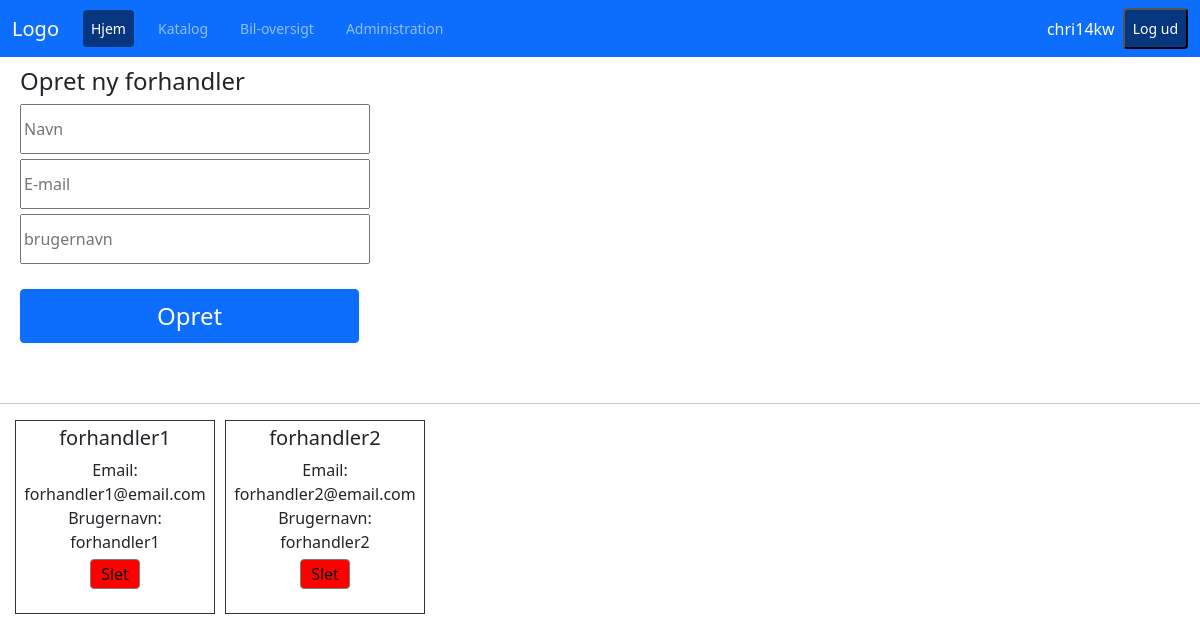
The app's page /BilBixen/administration.php (signed in) with its own data.
### tables this page shows
CREATE TABLE `forhandler` (
  `id` int(11) NOT NULL,
  `navn` varchar(64) NOT NULL,
  `email` varchar(64) NOT NULL,
  `brugernavn` varchar(64) NOT NULL,
  `password` varchar(64) NOT NULL,
  `rettighedder` int(11) NOT NULL
);

### BilBixen/administration.php (the view, shortened to what this page needs)
<?php
include_once "bilbixenDatabase.php";
?>
<!DOCTYPE html>
<html lang="en">
<head>
    <link rel="stylesheet" href="./style/style.css">
    <link rel="stylesheet" href="./style/style2.css">
    <link href="https://cdn.jsdelivr.net/npm/bootstrap@5.0.2/dist/css/bootstrap.min.css" rel="stylesheet">
</head>
<body>
<?php
  include_once "navbar.php";
?>
<?php
if(isset($_SESSION['loggedIn']))
{
  if($_SESSION['rettigheder'] == 3)
  {
    ?>
    <form class="administration__form" method='POST' action='administration.php'>
    <h4>Opret ny forhandler </h4>
    <input type="text"  name="navn" class="forhandler__input admin_input" placeholder="Navn" required/>
    <input type="email"  name="forhandlerEmail" class="forhandler__input admin_input"  placeholder="E-mail" required />
    <input type="text"  name="brugernavn" class="forhandler__input admin_input" placeholder="brugernavn" required/>
    <button class="btn btn-primary btn-komm" type="submit" name='opretForhandler'>Opret</button>
    </form>
    </body>
    </html>
    <?php
    echo "<br><hr>";
    $dbForhandlerTabel = "forhandler";
    $sqlAlleForhandlere  = "SELECT * FROM $dbForhandlerTabel";
    $resultAlleForhandlere = mysqli_query($conn, $sqlAlleForhandlere);
    echo "<div class='forhandler-card'>";
    if ($resultAlleForhandlere) {
        foreach($resultAlleForhandlere as $row) {
            echo"<form class='administration__forhandlere' method='POST' action='administration.php'>";
            echo "<h5>".$row['navn']."</h5>";
            echo "<p>Email:<br> ".$row['email']."</p>";
            echo "<p>Brugernavn:<br>".$row['brugernavn']."</p>";
            echo "<button type='submit' class='btnOversigt__slet oversigt-btn' name='btn-slet'>Slet</button>";
            echo "<br><br>";
            echo "</form>";
        }
    }
    echo "</div>";
  }
  else
  {
    echo "Du  har ikke rettighederne til at se denne side";
  }
}
else
{
  echo "Du skal logge ind for at kunne se denne side";
}
?>

### BilBixen/style/style.css (style rules this page uses)
p { padding: 0; margin: 0 !important; }
h4 { margin: 0; padding: 0; }
.btn-komm { margin-top: 20px !important; font-size: 24px !important; line-height: 32px !important; padding: 10px 136px !important; margin-bottom: 20px; }
.oversigt-btn { border: 0; font-size: 16px; line-height: 24px; margin-top: 5px; font-weight: 400; color: black; border-radius: 4px; padding: 2px 10px; border: 1px solid grey; transition: .3s color ease-in-out; }
.btnOversigt__slet { background-color: red; }
.administration__form { margin-left: 20px; margin-top: 10px; }
.admin_input { display: block; width: 350px; height: 50px; margin-bottom: 5px; }
.forhandler-card { display: flex; margin: 15px; }
.administration__forhandlere { display: block; padding-top: 5px; text-align: center; border: 1px solid #333; width: 200px; min-height: 10px; margin-right: 10px; }

### records on screen
forhandler: navn "forhandler1", email "forhandler1@email.com", brugernavn "forhandler1"
forhandler: navn "forhandler2", email "forhandler2@email.com", brugernavn "forhandler2"

### other values on screen
$_SESSION['brugernavn'] "chri14kw"
